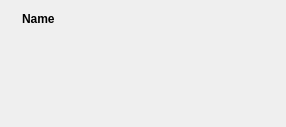
<?xml version="1.0" encoding="UTF-8"?>
<ui version="4.0">
 <class>Bubble</class>
 <widget class="QWidget" name="Bubble">
  <property name="geometry">
   <rect>
    <x>0</x>
    <y>0</y>
    <width>286</width>
    <height>127</height>
   </rect>
  </property>
  <property name="sizePolicy">
   <sizepolicy hsizetype="Preferred" vsizetype="Preferred">
    <horstretch>0</horstretch>
    <verstretch>0</verstretch>
   </sizepolicy>
  </property>
  <property name="maximumSize">
   <size>
    <width>800</width>
    <height>16777215</height>
   </size>
  </property>
  <property name="windowTitle">
   <string>Form</string>
  </property>
  <property name="styleSheet">
   <string notr="true"/>
  </property>
  <layout class="QHBoxLayout" name="horizontalLayout">
   <property name="spacing">
    <number>0</number>
   </property>
   <property name="leftMargin">
    <number>0</number>
   </property>
   <property name="topMargin">
    <number>0</number>
   </property>
   <property name="rightMargin">
    <number>0</number>
   </property>
   <property name="bottomMargin">
    <number>0</number>
   </property>
   <item>
    <widget class="QWidget" name="widget" native="true">
     <layout class="QGridLayout" name="gridLayout">
      <item row="0" column="0">
       <widget class="RoundLabel" name="labPhoto">
        <property name="sizePolicy">
         <sizepolicy hsizetype="Minimum" vsizetype="Minimum">
          <horstretch>0</horstretch>
          <verstretch>0</verstretch>
         </sizepolicy>
        </property>
        <property name="minimumSize">
         <size>
          <width>0</width>
          <height>0</height>
         </size>
        </property>
        <property name="maximumSize">
         <size>
          <width>36</width>
          <height>36</height>
         </size>
        </property>
        <property name="text">
         <string/>
        </property>
        <property name="pixmap">
         <pixmap resource="IMClient.qrc">:/res/head/head1.jpg</pixmap>
        </property>
        <property name="scaledContents">
         <bool>true</bool>
        </property>
       </widget>
      </item>
      <item row="0" column="1">
       <widget class="QWidget" name="widget_2" native="true">
        <property name="styleSheet">
         <string notr="true">border:none;</string>
        </property>
        <layout class="QHBoxLayout" name="horizontalLayout_2">
         <property name="leftMargin">
          <number>0</number>
         </property>
         <property name="topMargin">
          <number>0</number>
         </property>
         <property name="rightMargin">
          <number>0</number>
         </property>
         <property name="bottomMargin">
          <number>0</number>
         </property>
         <item>
          <widget class="QLabel" name="labName">
           <property name="sizePolicy">
            <sizepolicy hsizetype="Preferred" vsizetype="Preferred">
             <horstretch>0</horstretch>
             <verstretch>0</verstretch>
            </sizepolicy>
           </property>
           <property name="font">
            <font>
             <bold>true</bold>
            </font>
           </property>
           <property name="styleSheet">
            <string notr="true">border:none;</string>
           </property>
           <property name="text">
            <string>Name</string>
           </property>
          </widget>
         </item>
         <item>
          <widget class="QLabel" name="labStatus">
           <property name="sizePolicy">
            <sizepolicy hsizetype="Preferred" vsizetype="Expanding">
             <horstretch>0</horstretch>
             <verstretch>0</verstretch>
            </sizepolicy>
           </property>
           <property name="minimumSize">
            <size>
             <width>100</width>
             <height>0</height>
            </size>
           </property>
           <property name="styleSheet">
            <string notr="true">border:none;</string>
           </property>
           <property name="text">
            <string/>
           </property>
          </widget>
         </item>
         <item>
          <spacer name="horizontalSpacer">
           <property name="orientation">
            <enum>Qt::Horizontal</enum>
           </property>
           <property name="sizeType">
            <enum>QSizePolicy::Expanding</enum>
           </property>
           <property name="sizeHint" stdset="0">
            <size>
             <width>117</width>
             <height>20</height>
            </size>
           </property>
          </spacer>
         </item>
        </layout>
       </widget>
      </item>
      <item row="1" column="1">
       <widget class="QTextBrowser" name="textBrowser">
        <property name="sizePolicy">
         <sizepolicy hsizetype="Preferred" vsizetype="Preferred">
          <horstretch>0</horstretch>
          <verstretch>0</verstretch>
         </sizepolicy>
        </property>
        <property name="maximumSize">
         <size>
          <width>500</width>
          <height>16777215</height>
         </size>
        </property>
        <property name="styleSheet">
         <string notr="true">color: #FFFFFF;
background-color: transparent;
font: 12px Microsoft YaHei;
border: none;
border-image: url(:/res/bubble/chat_bubble_15.png) stretch;
border-width: 18 20 20 24;
padding: -6 -3 -8 -12;</string>
        </property>
       </widget>
      </item>
     </layout>
    </widget>
   </item>
  </layout>
 </widget>
 <customwidgets>
  <customwidget>
   <class>RoundLabel</class>
   <extends>QLabel</extends>
   <header location="global">E:\StudyVideo\IMClient\src\IMClient\widget\RoundLabel.h</header>
  </customwidget>
 </customwidgets>
 <resources>
  <include location="IMClient.qrc"/>
  <include location="../resources.qrc"/>
 </resources>
 <connections/>
</ui>
